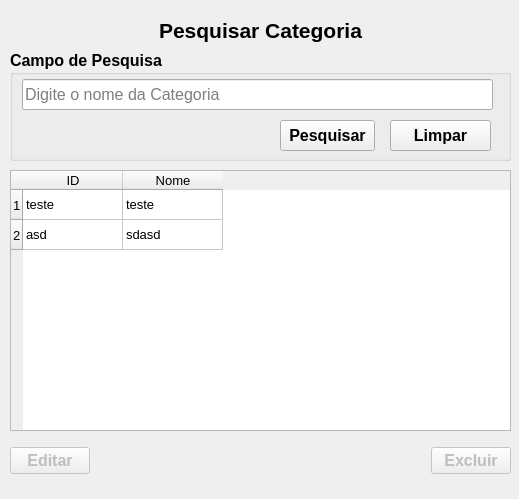
<?xml version="1.0" encoding="UTF-8"?>
<ui version="4.0">
 <class>pesq_cat</class>
 <widget class="QWidget" name="pesq_cat">
  <property name="geometry">
   <rect>
    <x>0</x>
    <y>0</y>
    <width>519</width>
    <height>499</height>
   </rect>
  </property>
  <property name="windowTitle">
   <string>Pesquisar Categoria</string>
  </property>
  <widget class="QWidget" name="horizontalLayoutWidget">
   <property name="geometry">
    <rect>
     <x>10</x>
     <y>440</y>
     <width>501</width>
     <height>41</height>
    </rect>
   </property>
   <layout class="QHBoxLayout" name="horizontalLayout">
    <item>
     <widget class="QPushButton" name="bt_edit">
      <property name="enabled">
       <bool>false</bool>
      </property>
      <property name="font">
       <font>
        <family>Segoe UI</family>
        <pointsize>12</pointsize>
        <weight>75</weight>
        <bold>true</bold>
       </font>
      </property>
      <property name="text">
       <string>Editar</string>
      </property>
     </widget>
    </item>
    <item>
     <spacer name="horizontalSpacer">
      <property name="orientation">
       <enum>Qt::Horizontal</enum>
      </property>
      <property name="sizeHint" stdset="0">
       <size>
        <width>40</width>
        <height>20</height>
       </size>
      </property>
     </spacer>
    </item>
    <item>
     <widget class="QPushButton" name="bt_del">
      <property name="enabled">
       <bool>false</bool>
      </property>
      <property name="font">
       <font>
        <family>Segoe UI</family>
        <pointsize>12</pointsize>
        <weight>75</weight>
        <bold>true</bold>
       </font>
      </property>
      <property name="text">
       <string>Excluir</string>
      </property>
     </widget>
    </item>
   </layout>
  </widget>
  <widget class="QGroupBox" name="gb_pesquisa">
   <property name="geometry">
    <rect>
     <x>10</x>
     <y>50</y>
     <width>501</width>
     <height>111</height>
    </rect>
   </property>
   <property name="font">
    <font>
     <family>Segoe UI</family>
     <pointsize>12</pointsize>
     <weight>75</weight>
     <bold>true</bold>
    </font>
   </property>
   <property name="title">
    <string>Campo de Pesquisa</string>
   </property>
   <widget class="QLineEdit" name="txt_pesquisa">
    <property name="geometry">
     <rect>
      <x>12</x>
      <y>29</y>
      <width>471</width>
      <height>31</height>
     </rect>
    </property>
    <property name="font">
     <font>
      <family>Segoe UI</family>
      <pointsize>12</pointsize>
      <weight>50</weight>
      <bold>false</bold>
     </font>
    </property>
    <property name="placeholderText">
     <string>Digite o nome da Categoria</string>
    </property>
   </widget>
   <widget class="QPushButton" name="bt_pesquisar">
    <property name="geometry">
     <rect>
      <x>270</x>
      <y>70</y>
      <width>95</width>
      <height>31</height>
     </rect>
    </property>
    <property name="text">
     <string>Pesquisar</string>
    </property>
   </widget>
   <widget class="QPushButton" name="bt_limpar">
    <property name="geometry">
     <rect>
      <x>380</x>
      <y>70</y>
      <width>101</width>
      <height>31</height>
     </rect>
    </property>
    <property name="text">
     <string>Limpar</string>
    </property>
   </widget>
  </widget>
  <widget class="QTableWidget" name="tb_categoria">
   <property name="geometry">
    <rect>
     <x>10</x>
     <y>170</y>
     <width>501</width>
     <height>261</height>
    </rect>
   </property>
   <property name="font">
    <font>
     <pointsize>10</pointsize>
    </font>
   </property>
   <property name="editTriggers">
    <set>QAbstractItemView::NoEditTriggers</set>
   </property>
   <property name="selectionMode">
    <enum>QAbstractItemView::SingleSelection</enum>
   </property>
   <property name="selectionBehavior">
    <enum>QAbstractItemView::SelectRows</enum>
   </property>
   <property name="textElideMode">
    <enum>Qt::ElideRight</enum>
   </property>
   <row>
    <property name="text">
     <string>1</string>
    </property>
   </row>
   <row>
    <property name="text">
     <string>2</string>
    </property>
   </row>
   <column>
    <property name="text">
     <string>ID</string>
    </property>
    <property name="font">
     <font>
      <family>Segoe UI</family>
      <pointsize>10</pointsize>
     </font>
    </property>
   </column>
   <column>
    <property name="text">
     <string>Nome</string>
    </property>
    <property name="font">
     <font>
      <family>Segoe UI</family>
      <pointsize>10</pointsize>
     </font>
    </property>
   </column>
   <item row="0" column="0">
    <property name="text">
     <string>teste</string>
    </property>
   </item>
   <item row="0" column="1">
    <property name="text">
     <string>teste</string>
    </property>
   </item>
   <item row="1" column="0">
    <property name="text">
     <string>asd</string>
    </property>
   </item>
   <item row="1" column="1">
    <property name="text">
     <string>sdasd</string>
    </property>
   </item>
  </widget>
  <widget class="QLabel" name="label">
   <property name="geometry">
    <rect>
     <x>10</x>
     <y>10</y>
     <width>501</width>
     <height>41</height>
    </rect>
   </property>
   <property name="font">
    <font>
     <family>Segoe UI</family>
     <pointsize>16</pointsize>
     <weight>75</weight>
     <bold>true</bold>
    </font>
   </property>
   <property name="text">
    <string>&lt;html&gt;&lt;head/&gt;&lt;body&gt;&lt;p align=&quot;center&quot;&gt;Pesquisar Categoria&lt;/p&gt;&lt;/body&gt;&lt;/html&gt;</string>
   </property>
  </widget>
 </widget>
 <tabstops>
  <tabstop>txt_pesquisa</tabstop>
  <tabstop>bt_pesquisar</tabstop>
  <tabstop>bt_limpar</tabstop>
  <tabstop>bt_edit</tabstop>
  <tabstop>bt_del</tabstop>
  <tabstop>tb_categoria</tabstop>
 </tabstops>
 <resources/>
 <connections/>
</ui>
